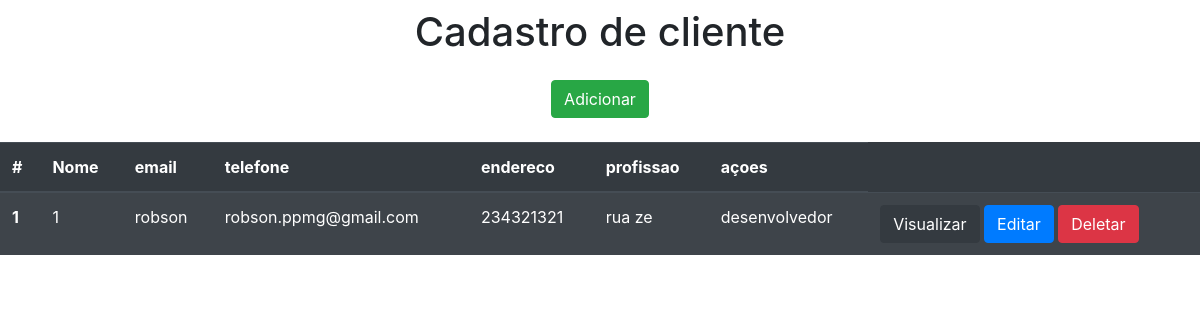
Before: / with the older database file.
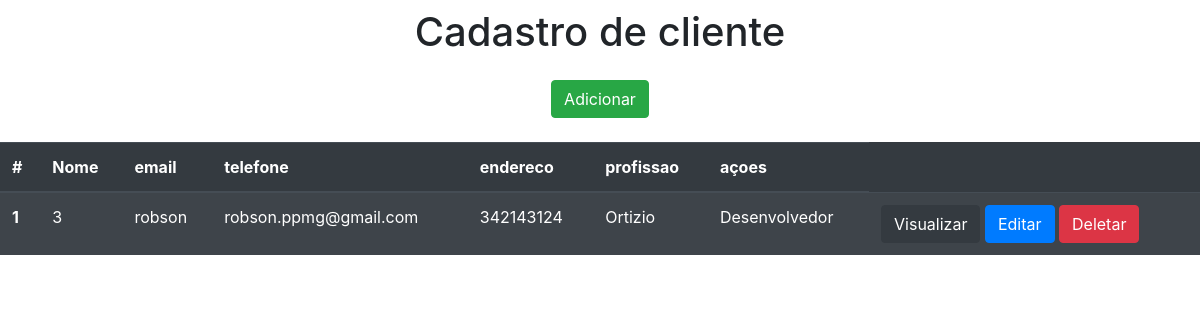
After: the same page with the newer database file.
### app/models.py (models this page shows)
class Cliente(models.Model):
    Nome = models.CharField(max_length=100)
    email = models.CharField(max_length=100)
    telefone = models.IntegerField(max_length=100)
    endereco = models.CharField(max_length=100)
    profissao = models.CharField(max_length=100)

### app/views.py (the view)
# urls.py: 2. Add a URL to urlpatterns:  path('', views.home, name='home')
def home(request):
    data = {}
    data['db'] = Cliente.objects.all()
    return render(request, 'index.html', data)

### app/templates/index.html (shortened to what this page needs)
<!DOCTYPE html>
<html lang="en">
<head>
<link rel="stylesheet" href="https://cdn.jsdelivr.net/npm/bootstrap@4.3.1/dist/css/bootstrap.min.css"></head>
<body>
<div class="col-8 m-auto pt-2 pb-2 text-center">
  <h1>Cadastro de cliente</h1>
</div>
<div class="col-8 m-auto pt-2 pb-2 text-center">
  <a href="/form" class="btn btn-success">Adicionar</a>
</div>
<div class="col-8 m-auto pt-2 pb-2 text-center">
</div>
<table class="table table-striped table-dark">
  <thead>
    <tr>
      <th scope="col">#</th>
      <th scope="col">Nome</th>
      <th scope="col">email</th>
      <th scope="col">telefone</th>
      <th scope="col">endereco</th>
      <th scope="col">profissao</th>
      <th scope="col">açoes</th>
    </tr>
  </thead>
  <tbody>
    {% for dbs in db %}
    <tr>
      <th scope="row">1</th>
      <td>{{dbs.id}}</td>
      <td>{{dbs.Nome}}</td>
      <td>{{dbs.email}}</td>
      <td>{{dbs.telefone}}</td>
      <td>{{dbs.endereco}}</td>
      <td>{{dbs.profissao}}</td>
      <td>
        <a href="/view/{{dbs.id}}/" class="btn btn-dark">Visualizar</a>
        <a href="/view/{{dbs.id}}/" class="btn btn-primary">Editar</a>
        <a href="/delete/{{dbs.id}}/" class="btn btn-danger">Deletar</a>
      </td>
    </tr>
    {% endfor%}
  </tbody>
</table>
</body>
</html>

Changed rows visible on the page:
removed Cliente: id "1", Nome "robson", email "robson.ppmg@gmail.com", telefone "234321321", endereco "rua ze", profissao "desenvolvedor"
added Cliente: id "3", Nome "robson", email "robson.ppmg@gmail.com", telefone "342143124", endereco "Ortizio", profissao "Desenvolvedor"
